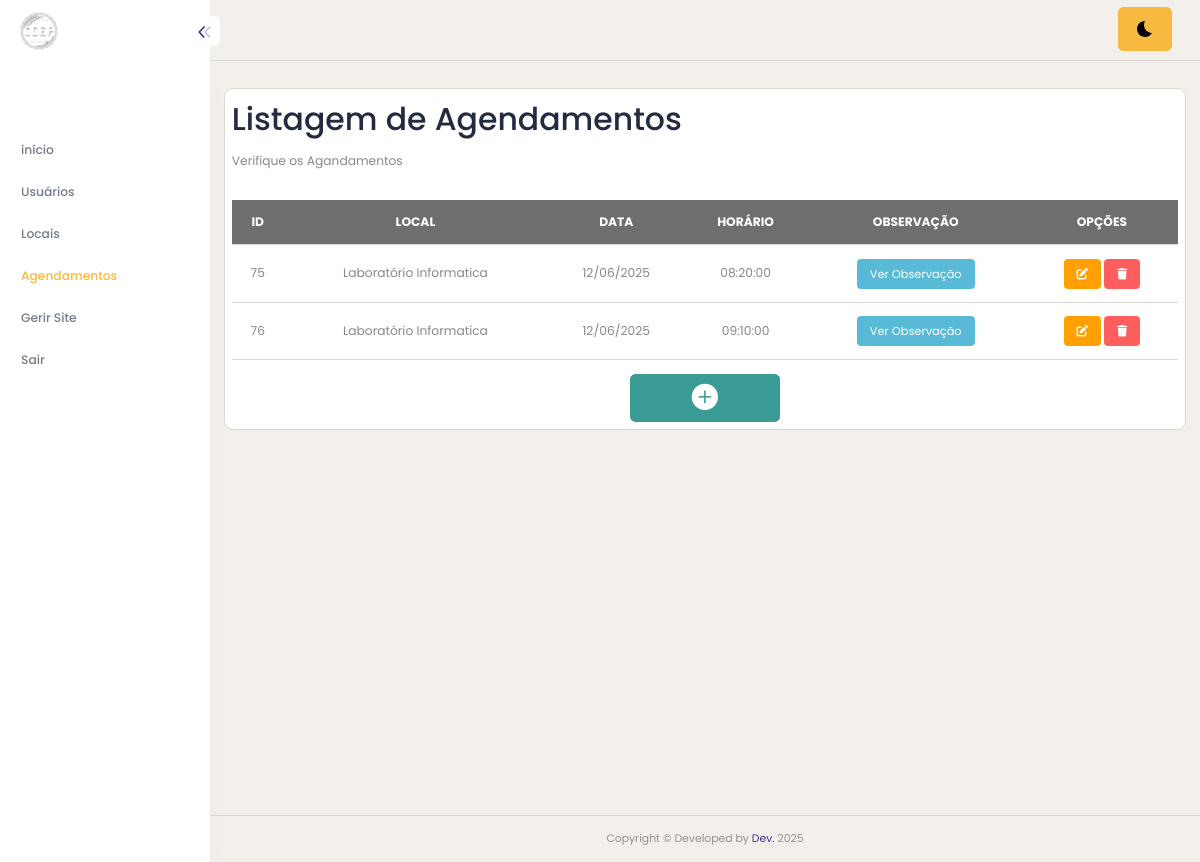
Screenshot of /agendas-pesquisar.php (signed in) with the database file from the repository.
### tables this page shows
CREATE TABLE `agendas` (
  `id` int(11) NOT NULL,
  `usuario_id` int(11) DEFAULT NULL,
  `local_id` int(11) DEFAULT NULL,
  `data` date DEFAULT NULL,
  `arquivo` text DEFAULT NULL,
  `observacao` text DEFAULT NULL,
  `horario` time DEFAULT NULL,
  `horariofin` time NOT NULL
);

CREATE TABLE `locais` (
  `id` int(11) NOT NULL,
  `nome` varchar(100) DEFAULT NULL,
  `status` tinyint(1) DEFAULT NULL,
  `cor` varchar(10) NOT NULL
);

### agendas-pesquisar.php (the view, shortened to what this page needs)
<!DOCTYPE html>
<html lang="pt-BR">
<head>
    <?php include("app-header.php"); ?>
</head>
<body>
    <?php include("app-lateral.php"); ?>
    <div class="content-body" style="min-height: 899px;">
        <div class="container-fluid">
            <div class="row">
                <div class="card p-2">
                    <h1>Listagem de Agendamentos</h1>
                    <p>Verifique os Agandamentos</p>
                    <div class="table-responsive mt-3">
                        <table class="table" id="tabela">
                            <tr class="table-dark text-center">
                                <th>ID</th>
                                <th>LOCAL</th>
                                <th>DATA</th>
                                <th>HORÁRIO</th>
                                <th>OBSERVAÇÃO</th>
                                <th>OPÇÕES</th>
                            </tr>
                            <?php
                            $sql = $conn->prepare("
                     select agendas.*, locais.nome as local
                     from agendas
                     LEFT JOIN locais ON locais.id = agendas.local_id
                            ");
                            $sql->execute();
                            while ($dados = $sql->fetch()) {
                            ?>
                                <tr class="text-center">
                                    <td><?php echo $dados['id']; ?></td>
                                    <td><?php echo $dados['local']; ?></td>
                                    <td><?php
                                        $data = new DateTime($dados['data']);
                                        echo $data->format('d/m/Y'); ?>
                                    </td>
                                    <td><?php
                                        $horario = new DateTime($dados['horario']);
                                        echo $horario->format('H:i:s'); ?>
                                    </td>
                                    <td>
                                        <button class="btn btn-info btn-sm"
                                            onclick="mostrarObs('<?php echo htmlspecialchars(addslashes($dados['observacao'])); ?>')">
                                            Ver Observação
                                        </button>
                                    </td>
                                    <td class="text-center">
                                        <a href="agendas-cadastro.php?id=<?php echo $dados['id']; ?>" class="btn btn-warning btn-sm"><i class="fa-solid fa-pen-to-square"></i></a>
                                        <a href="agendas-deletar.php?id=<?php echo $dados['id']; ?>" class="btn btn-danger btn-sm"><i class="fa-solid fa-trash"></i></a>
                                    </td>
                                </tr>
                            <?php } ?>
                        </table>
                    </div>
                    <div class="row">
                        <div class="text-center">
                            <a href="agendas-cadastro.php" class="btn btn-success" style="width: 150px;"><i class="bi bi-plus-circle-fill fs-2"></i></a>
                        </div>
                    </div>
                </div>
            </div>
        </div>
    </div>
    <?php include("app-footer.php"); ?>
</body>
</html>

### rows the page displays
agendas: id "75", local.nome "Laboratório Informatica", data "12/06/2025", horario "08:20:00"
agendas: id "76", local.nome "Laboratório Informatica", data "12/06/2025", horario "09:10:00"
